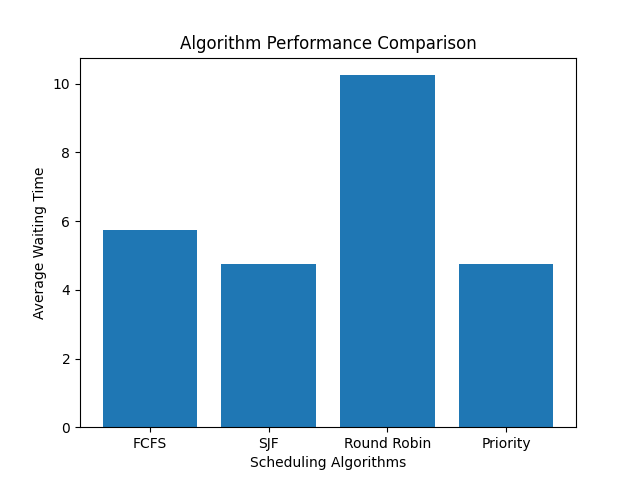

Source code (Python):
import matplotlib.pyplot as plt

algorithms = [
    'FCFS',
    'SJF',
    'Round Robin',
    'Priority'
]

waiting_times = [5.75, 4.75, 10.25, 4.75]

plt.bar(algorithms, waiting_times)

plt.xlabel('Scheduling Algorithms')

plt.ylabel('Average Waiting Time')
plt.title('Algorithm Performance Comparison')

plt.savefig("performance_graph.png")

plt.show()
